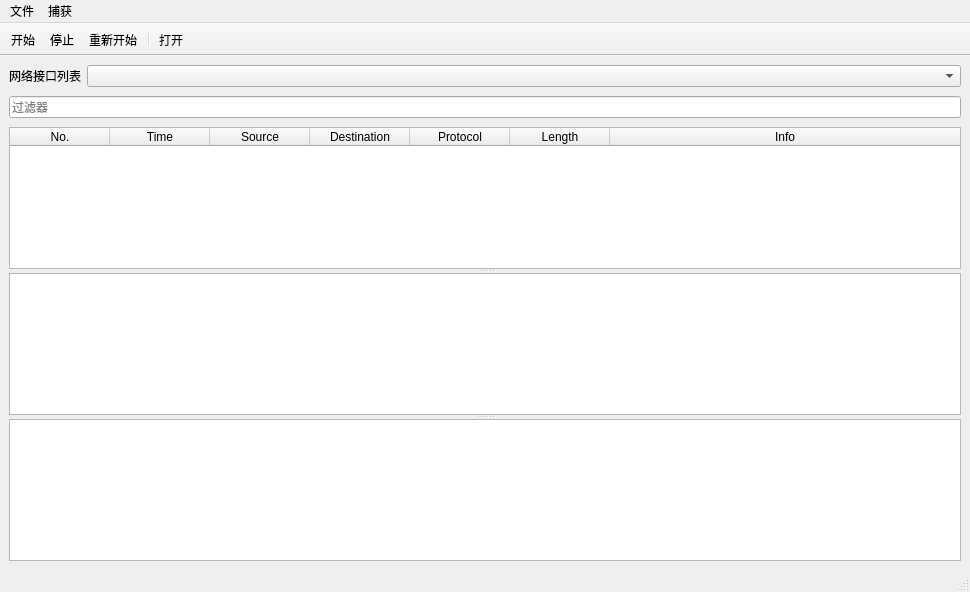
<?xml version="1.0" encoding="UTF-8"?>
<ui version="4.0">
 <class>MainWindow</class>
 <widget class="QMainWindow" name="MainWindow">
  <property name="enabled">
   <bool>true</bool>
  </property>
  <property name="geometry">
   <rect>
    <x>0</x>
    <y>0</y>
    <width>970</width>
    <height>592</height>
   </rect>
  </property>
  <property name="windowTitle">
   <string>Wirewhale</string>
  </property>
  <property name="windowIcon">
   <iconset resource="resource.qrc">
    <normaloff>:/icons/icon.png</normaloff>:/icons/icon.png</iconset>
  </property>
  <widget class="QWidget" name="centralwidget">
   <layout class="QVBoxLayout" name="verticalLayout_2" stretch="0,0,0">
    <property name="spacing">
     <number>0</number>
    </property>
    <property name="leftMargin">
     <number>0</number>
    </property>
    <property name="topMargin">
     <number>0</number>
    </property>
    <property name="rightMargin">
     <number>0</number>
    </property>
    <property name="bottomMargin">
     <number>0</number>
    </property>
    <item>
     <widget class="QWidget" name="widget" native="true">
      <layout class="QHBoxLayout" name="horizontalLayout">
       <item>
        <widget class="QLabel" name="deviceListLabel">
         <property name="sizePolicy">
          <sizepolicy hsizetype="Fixed" vsizetype="Fixed">
           <horstretch>0</horstretch>
           <verstretch>0</verstretch>
          </sizepolicy>
         </property>
         <property name="text">
          <string>网络接口列表</string>
         </property>
        </widget>
       </item>
       <item>
        <widget class="QComboBox" name="deviceListComboBox">
         <property name="sizePolicy">
          <sizepolicy hsizetype="Preferred" vsizetype="Fixed">
           <horstretch>0</horstretch>
           <verstretch>0</verstretch>
          </sizepolicy>
         </property>
        </widget>
       </item>
      </layout>
     </widget>
    </item>
    <item>
     <widget class="QWidget" name="widget_2" native="true">
      <layout class="QVBoxLayout" name="verticalLayout_3">
       <property name="topMargin">
        <number>0</number>
       </property>
       <property name="bottomMargin">
        <number>0</number>
       </property>
       <item>
        <widget class="QLineEdit" name="filterLineEdit">
         <property name="sizePolicy">
          <sizepolicy hsizetype="Expanding" vsizetype="Fixed">
           <horstretch>0</horstretch>
           <verstretch>0</verstretch>
          </sizepolicy>
         </property>
         <property name="placeholderText">
          <string>过滤器</string>
         </property>
         <property name="clearButtonEnabled">
          <bool>false</bool>
         </property>
        </widget>
       </item>
      </layout>
     </widget>
    </item>
    <item>
     <widget class="QWidget" name="widget_3" native="true">
      <layout class="QVBoxLayout" name="verticalLayout">
       <item>
        <widget class="QSplitter" name="splitter">
         <property name="orientation">
          <enum>Qt::Vertical</enum>
         </property>
         <widget class="QTableWidget" name="packetList">
          <attribute name="horizontalHeaderStretchLastSection">
           <bool>true</bool>
          </attribute>
          <attribute name="verticalHeaderVisible">
           <bool>false</bool>
          </attribute>
          <column>
           <property name="text">
            <string>No.</string>
           </property>
          </column>
          <column>
           <property name="text">
            <string>Time</string>
           </property>
          </column>
          <column>
           <property name="text">
            <string>Source</string>
           </property>
          </column>
          <column>
           <property name="text">
            <string>Destination</string>
           </property>
          </column>
          <column>
           <property name="text">
            <string>Protocol</string>
           </property>
          </column>
          <column>
           <property name="text">
            <string>Length</string>
           </property>
          </column>
          <column>
           <property name="text">
            <string>Info</string>
           </property>
          </column>
         </widget>
         <widget class="QTreeView" name="packetDetails">
          <attribute name="headerVisible">
           <bool>false</bool>
          </attribute>
         </widget>
         <widget class="QPlainTextEdit" name="packetBytes">
          <property name="readOnly">
           <bool>true</bool>
          </property>
         </widget>
        </widget>
       </item>
      </layout>
     </widget>
    </item>
   </layout>
  </widget>
  <widget class="QMenuBar" name="menubar">
   <property name="geometry">
    <rect>
     <x>0</x>
     <y>0</y>
     <width>970</width>
     <height>17</height>
    </rect>
   </property>
   <widget class="QMenu" name="menu">
    <property name="title">
     <string>文件</string>
    </property>
    <addaction name="actionFileOpen"/>
   </widget>
   <widget class="QMenu" name="menu_2">
    <property name="title">
     <string>捕获</string>
    </property>
    <addaction name="actionCaptureStart"/>
    <addaction name="actionCaptureStop"/>
    <addaction name="actionCaptureRestart"/>
   </widget>
   <addaction name="menu"/>
   <addaction name="menu_2"/>
  </widget>
  <widget class="QStatusBar" name="statusbar"/>
  <widget class="QToolBar" name="toolBar">
   <property name="windowTitle">
    <string>toolBar</string>
   </property>
   <property name="movable">
    <bool>false</bool>
   </property>
   <attribute name="toolBarArea">
    <enum>TopToolBarArea</enum>
   </attribute>
   <attribute name="toolBarBreak">
    <bool>false</bool>
   </attribute>
   <addaction name="actionCaptureStart"/>
   <addaction name="actionCaptureStop"/>
   <addaction name="actionCaptureRestart"/>
   <addaction name="separator"/>
   <addaction name="actionFileOpen"/>
  </widget>
  <action name="actionCaptureStart">
   <property name="checkable">
    <bool>true</bool>
   </property>
   <property name="checked">
    <bool>false</bool>
   </property>
   <property name="enabled">
    <bool>true</bool>
   </property>
   <property name="text">
    <string>开始</string>
   </property>
   <property name="toolTip">
    <string>开始捕获分组</string>
   </property>
  </action>
  <action name="actionCaptureStop">
   <property name="enabled">
    <bool>true</bool>
   </property>
   <property name="text">
    <string>停止</string>
   </property>
   <property name="toolTip">
    <string>停止捕获分组</string>
   </property>
  </action>
  <action name="actionCaptureRestart">
   <property name="enabled">
    <bool>true</bool>
   </property>
   <property name="text">
    <string>重新开始</string>
   </property>
   <property name="toolTip">
    <string>重新开始当前捕获</string>
   </property>
  </action>
  <action name="actionFileOpen">
   <property name="text">
    <string>打开</string>
   </property>
   <property name="toolTip">
    <string>打开已保存的捕获文件</string>
   </property>
  </action>
 </widget>
 <resources>
  <include location="resource.qrc"/>
 </resources>
 <connections/>
</ui>
